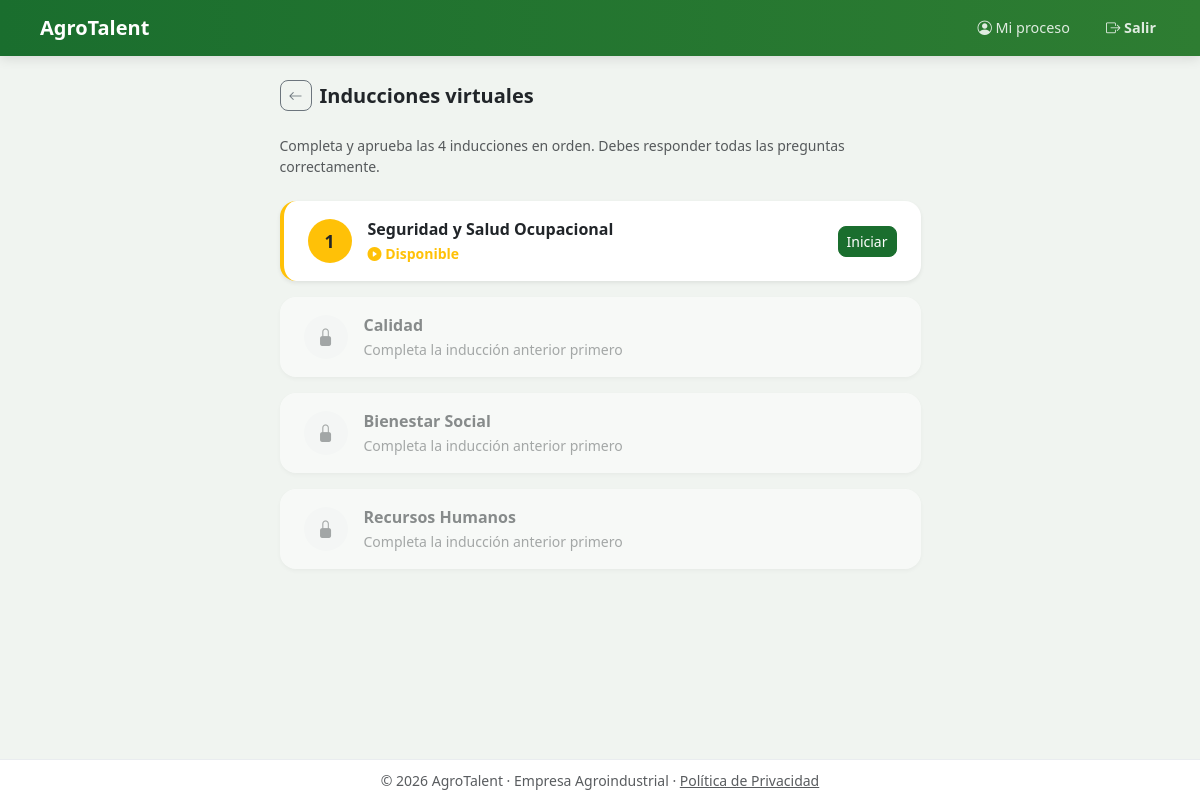
The page /postulante/inducciones (signed in) on the database its author committed.
### models.py (models this page shows)
class Induccion(db.Model):
    __tablename__ = 'inducciones'
    id = db.Column(db.Integer, primary_key=True)
    orden = db.Column(db.Integer, nullable=False)
    titulo = db.Column(db.String(100), nullable=False)
    descripcion = db.Column(db.Text)
    video_url = db.Column(db.String(300))
    preguntas = db.relationship('PreguntaInduccion', backref='induccion', lazy=True, order_by='PreguntaInduccion.id')

### app.py (the view)
@app.route('/postulante/inducciones')
@login_required
@rol_requerido('postulante')
def postulante_inducciones():
    p = current_user.postulante
    if not p.datos_completos:
        flash('Primero completa tus datos personales.', 'warning')
        return redirect(url_for('postulante_datos'))
    inducciones = Induccion.query.order_by(Induccion.orden).all()
    avances = {a.induccion_id: a for a in p.inducciones}
    return render_template('postulante/inducciones.html',
                           postulante=p, inducciones=inducciones, avances=avances)

### app.py (called while the page is built)
@login_manager.user_loader
def load_user(uid):
    return db.session.get(Usuario, int(uid))

def rol_requerido(*roles):
    def decorator(f):
        @wraps(f)
        def wrapped(*args, **kwargs):
            if not current_user.is_authenticated or current_user.rol not in roles:
                flash('Acceso restringido.', 'danger')
                return redirect(url_for('login'))
            return f(*args, **kwargs)
        return wrapped
    return decorator

### templates/postulante/inducciones.html (shortened to what this page needs)
{% extends "base.html" %}
{% block content %}
<div class="row justify-content-center">
  <div class="col-12 col-lg-7">
    <div class="d-flex align-items-center gap-2 mb-4">
      <a href="{{ url_for('postulante_dashboard') }}" class="btn btn-sm btn-outline-secondary rounded-3"><i class="bi bi-arrow-left"></i></a>
      <h5 class="fw-bold mb-0">Inducciones virtuales</h5>
    </div>
    <p class="text-muted small mb-4">Completa y aprueba las 4 inducciones en orden. Debes responder todas las preguntas correctamente.</p>
    <div class="d-grid gap-3">
      {% for ind in inducciones %}
        {% set av = avances.get(ind.id) %}
        {% set aprobada = av and av.aprobado %}
        {% set bloqueada = ind.orden > 1 and not (avances.get(inducciones[loop.index0 - 1].id) and avances.get(inducciones[loop.index0 - 1].id).aprobado) %}
        <div class="card border-0 shadow-sm rounded-4
          {% if aprobada %}border-start border-4 border-success
          {% elif not bloqueada %}border-start border-4 border-warning
          {% else %}opacity-50{% endif %}">
          <div class="card-body d-flex align-items-center gap-3 px-4 py-3">
            <div class="flex-shrink-0 d-flex align-items-center justify-content-center rounded-circle fw-bold
              {% if aprobada %}bg-success text-white
              {% elif not bloqueada %}bg-warning text-dark
              {% else %}bg-light text-muted{% endif %}"
              style="width:44px;height:44px;font-size:1.1rem">
              {% if aprobada %}<i class="bi bi-check-lg"></i>
              {% elif bloqueada %}<i class="bi bi-lock-fill"></i>
              {% else %}{{ ind.orden }}{% endif %}
            </div>
            <div class="flex-grow-1">
              <div class="fw-semibold">{{ ind.titulo }}</div>
              {% if aprobada %}
                <small class="text-success"><i class="bi bi-check-circle-fill"></i> Aprobada</small>
              {% elif bloqueada %}
                <small class="text-muted">Completa la inducción anterior primero</small>
              {% else %}
                <small class="text-warning fw-semibold"><i class="bi bi-play-circle-fill"></i> Disponible</small>
              {% endif %}
            </div>
            {% if not bloqueada %}
              <a href="{{ url_for('postulante_induccion_detalle', ind_id=ind.id) }}"
                 class="btn btn-sm {% if aprobada %}btn-outline-success{% else %}btn-success{% endif %} rounded-3">
                {% if aprobada %}Revisar{% else %}Iniciar{% endif %}
              </a>
            {% endif %}
          </div>
        </div>
      {% endfor %}
    </div>
    {% set todas_aprobadas = inducciones | length > 0 and inducciones | selectattr('id', 'in', avances.keys()) | list | length == inducciones | length %}
  </div>
</div>
{% endblock %}

### templates/base.html (shortened to what this page needs)
<!DOCTYPE html>
<html lang="es">
<head>
  <link href="https://cdn.jsdelivr.net/npm/bootstrap@5.3.2/dist/css/bootstrap.min.css" rel="stylesheet">
  <link href="https://cdn.jsdelivr.net/npm/bootstrap-icons@1.11.3/font/bootstrap-icons.min.css" rel="stylesheet">
  <link href="{{ url_for('static', filename='css/main.css') }}" rel="stylesheet">
</head>
<body>
{% if current_user.is_authenticated and request.endpoint not in ["registro", "login", "verificar_otp", "registro_confirmacion"] %}
<nav class="navbar navbar-expand-lg navbar-dark" id="mainNav">
  <div class="container-fluid px-3">
    <a class="navbar-brand d-flex align-items-center gap-2" href="{{ url_for('dashboard_redirect') }}">
      <span class="fw-bold">AgroTalent</span>
    </a>
    <div class="collapse navbar-collapse" id="navMenu">
      <ul class="navbar-nav ms-auto align-items-lg-center gap-1">
        {% if current_user.rol == 'rrhh' %}
          <li class="nav-item"><a class="nav-link" href="{{ url_for('rrhh_dashboard') }}"><i class="bi bi-speedometer2"></i> Dashboard</a></li>
          <li class="nav-item"><a class="nav-link" href="{{ url_for('rrhh_postulantes') }}"><i class="bi bi-people"></i> Postulantes</a></li>
          <li class="nav-item"><a class="nav-link" href="{{ url_for('rrhh_convocatoria') }}"><i class="bi bi-megaphone"></i> Convocatoria</a></li>
          <li class="nav-item"><a class="nav-link" href="{{ url_for('rrhh_topico') }}"><i class="bi bi-calendar-heart"></i> Tópico</a></li>
          <li class="nav-item"><a class="nav-link" href="{{ url_for('rrhh_validar_dni') }}"><i class="bi bi-person-check-fill"></i> Validar DNI</a></li>
          {% if current_user.es_jefe %}
          <li class="nav-item"><a class="nav-link" href="{{ url_for('rrhh_inducciones') }}"><i class="bi bi-play-circle"></i> Inducciones</a></li>
          <li class="nav-item"><a class="nav-link" href="{{ url_for('rrhh_usuarios') }}"><i class="bi bi-person-gear"></i> Usuarios</a></li>
          {% endif %}
        {% elif current_user.rol == 'medico' %}
          <li class="nav-item"><a class="nav-link" href="{{ url_for('medico_dashboard') }}"><i class="bi bi-speedometer2"></i> Dashboard</a></li>
          <li class="nav-item"><a class="nav-link" href="{{ url_for('medico_citas') }}"><i class="bi bi-calendar-check"></i> Citas</a></li>
        {% else %}
          <li class="nav-item"><a class="nav-link" href="{{ url_for('postulante_dashboard') }}"><i class="bi bi-person-circle"></i> Mi proceso</a></li>
        {% endif %}
        <li class="nav-item ms-lg-2">
          <a class="nav-link text-warning fw-semibold" href="{{ url_for('logout') }}">
            <i class="bi bi-box-arrow-right"></i> Salir
          </a>
        </li>
      </ul>
    </div>
  </div>
</nav>
{% endif %}
<main class="{% if current_user.is_authenticated %}pt-2{% endif %}">
  <div class="container py-3">
    {% block content %}{% endblock %}
  </div>
</main>
<footer class="footer-bar mt-auto py-2 text-center">
  <small class="text-muted">
    © 2026 AgroTalent · Empresa Agroindustrial ·
    <a href="{{ url_for('privacidad') }}" class="text-muted">Política de Privacidad</a>
  </small>
</footer>
</body>
</html>

### static/css/main.css (style rules this page uses)
:root { --verde: #1a6e2e; --verde-medio: #28a745; --verde-claro: #e8f5e9; --amarillo: #f5c518; --gris: #f8f9fa; --texto: #212529; --muted: #6c757d; }
body { font-family: 'Segoe UI', system-ui, sans-serif; background-color: #f0f4f0; color: var(--texto); min-height: 100vh; display: flex; flex-direction: column; }
#mainNav { background: linear-gradient(90deg, #1a6e2e, #2e7d32); box-shadow: 0 2px 12px rgba(0,0,0,.12); padding: .5rem 1rem; }
#mainNav .nav-link { color: rgba(255,255,255,.85) !important; border-radius: .5rem; padding: .4rem .75rem !important; font-size: .9rem; transition: background .15s; }
.card { transition: box-shadow .15s; }
.btn-success { background-color: var(--verde); border-color: var(--verde); }
.footer-bar { background: #fff; border-top: 1px solid #e9ecef; margin-top: auto; }

### rows shown on the page
Induccion: orden "1", titulo "Seguridad y Salud Ocupacional", shows "Disponible", shows "Iniciar"
Induccion: titulo "Calidad", shows "Completa la inducción anterior primero"
Induccion: titulo "Bienestar Social", shows "Completa la inducción anterior primero"
Induccion: titulo "Recursos Humanos", shows "Completa la inducción anterior primero"
